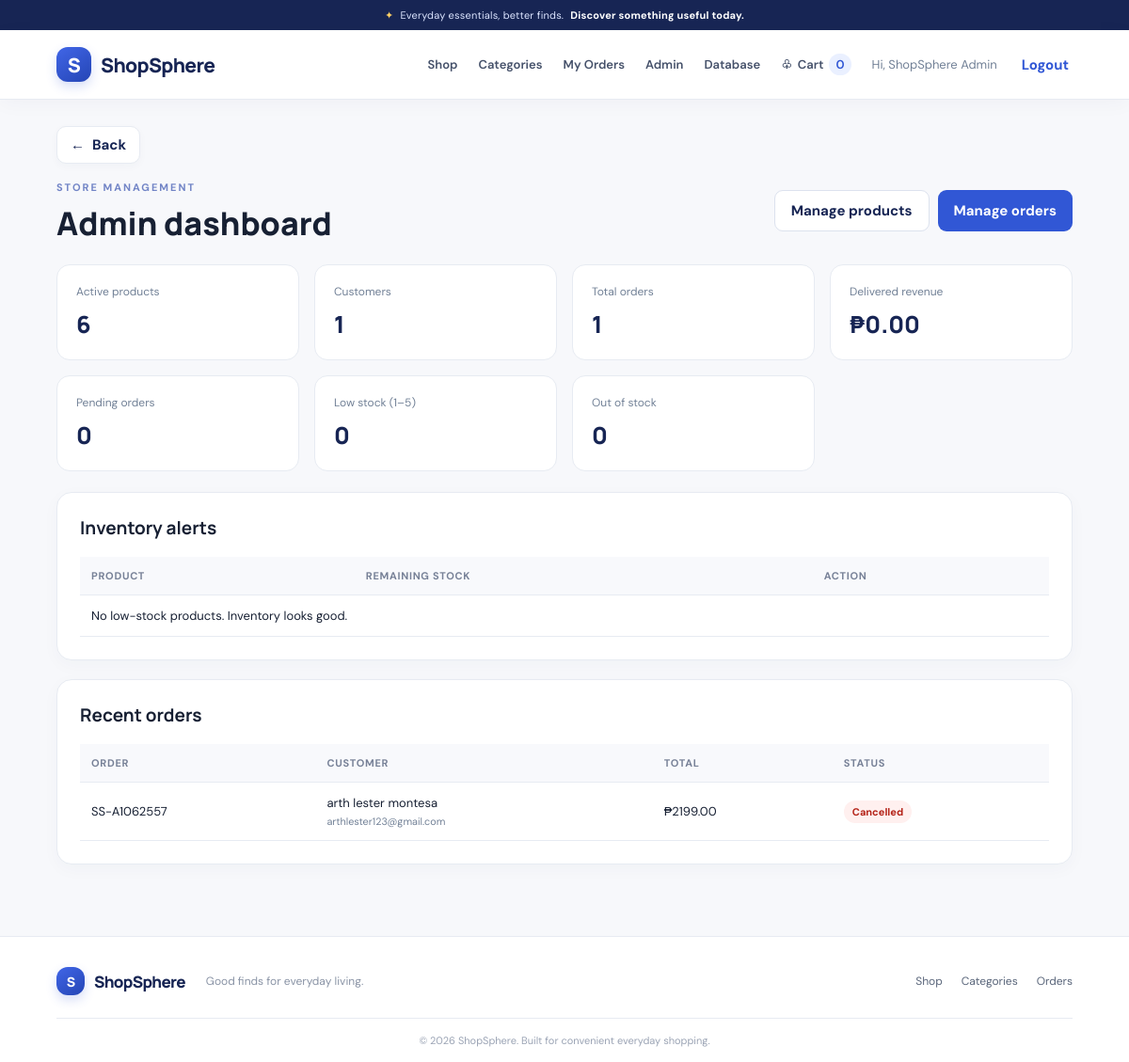
The page /admin (signed in) on the database its author committed.
### tables this page shows
CREATE TABLE orders (
            id INTEGER PRIMARY KEY AUTOINCREMENT,
            order_number TEXT NOT NULL UNIQUE,
            user_id INTEGER NOT NULL,
            total REAL NOT NULL CHECK(total >= 0),
            status TEXT NOT NULL DEFAULT 'Pending'
                CHECK(status IN ('Pending', 'Processing', 'Shipped', 'Delivered', 'Cancelled')),
            shipping_address TEXT NOT NULL,
            contact_number TEXT NOT NULL DEFAULT '',
            payment_method TEXT NOT NULL DEFAULT 'Cash on Delivery',
            created_at TEXT NOT NULL DEFAULT CURRENT_TIMESTAMP,
            FOREIGN KEY(user_id) REFERENCES users(id)
        );

CREATE TABLE users (
            id INTEGER PRIMARY KEY AUTOINCREMENT,
            full_name TEXT NOT NULL,
            email TEXT NOT NULL UNIQUE COLLATE NOCASE,
            password_hash TEXT NOT NULL,
            role TEXT NOT NULL DEFAULT 'customer'
                CHECK(role IN ('customer', 'admin')),
            created_at TEXT NOT NULL DEFAULT CURRENT_TIMESTAMP
        );

### app.py (the view)
@app.route("/admin")
@admin_required
def admin_dashboard():
    db = get_db()
    stats = {
        "products": db.execute("SELECT COUNT(*) FROM products WHERE active = 1").fetchone()[0],
        "customers": db.execute("SELECT COUNT(*) FROM users WHERE role = 'customer'").fetchone()[0],
        "orders": db.execute("SELECT COUNT(*) FROM orders").fetchone()[0],
        "revenue": db.execute("SELECT COALESCE(SUM(total), 0) FROM orders WHERE status = 'Delivered'").fetchone()[0],
        "low_stock": db.execute("SELECT COUNT(*) FROM products WHERE active = 1 AND stock BETWEEN 1 AND 5").fetchone()[0],
        "out_stock": db.execute("SELECT COUNT(*) FROM products WHERE active = 1 AND stock = 0").fetchone()[0],
        "pending": db.execute("SELECT COUNT(*) FROM orders WHERE status = 'Pending'").fetchone()[0],
    }
    low_stock_products = db.execute("SELECT id, name, stock FROM products WHERE active = 1 AND stock <= 5 ORDER BY stock ASC, name LIMIT 8").fetchall()
    recent_orders = db.execute("""
        SELECT o.*, u.full_name, u.email FROM orders o
        JOIN users u ON u.id = o.user_id ORDER BY o.id DESC LIMIT 8
    """).fetchall()
    return render_template("admin.html", stats=stats, orders=recent_orders,
                           low_stock_products=low_stock_products)

### app.py (called while the page is built)
def get_db():
    if "db" not in g:
        g.db = sqlite3.connect(DATABASE, timeout=15)
        g.db.row_factory = sqlite3.Row
        g.db.execute("PRAGMA foreign_keys = ON")
        g.db.execute("PRAGMA busy_timeout = 15000")
    return g.db

def csrf_token():
    if "_csrf_token" not in session:
        session["_csrf_token"] = secrets.token_hex(24)
    return session["_csrf_token"]

@app.before_request
def protect_post_requests():
    if request.method == "POST":
        sent = request.form.get("_csrf_token", "")
        expected = session.get("_csrf_token", "")
        if not sent or not expected or not secrets.compare_digest(sent, expected):
            abort(400, description="Your form session expired. Please go back, refresh, and try again.")

def admin_required(view):
    @wraps(view)
    def wrapped(*args, **kwargs):
        if "user_id" not in session:
            flash("Please log in as an administrator.", "warning")
            return redirect(url_for("login"))
        if session.get("role") != "admin":
            abort(403)
        return view(*args, **kwargs)
    return wrapped

@app.context_processor
def inject_globals():
    count = 0
    if session.get("user_id"):
        row = get_db().execute(
            "SELECT COALESCE(SUM(quantity), 0) FROM cart_items WHERE user_id = ?",
            (session["user_id"],)
        ).fetchone()
        count = row[0] if row else 0
    return {"cart_count": count, "current_year": datetime.now().year}

### templates/admin.html (shortened to what this page needs)
{% extends "base.html" %}
{% block content %}
<div class="page-heading admin-heading"><div><p class="eyebrow">STORE MANAGEMENT</p><h1>Admin dashboard</h1></div><div class="admin-actions"><a class="btn btn-outline" href="{{ url_for('admin_products') }}">Manage products</a><a class="btn btn-primary" href="{{ url_for('admin_orders') }}">Manage orders</a></div></div>
<div class="stats-grid"><div class="stat-card"><span>Active products</span><strong>{{ stats.products }}</strong></div><div class="stat-card"><span>Customers</span><strong>{{ stats.customers }}</strong></div><div class="stat-card"><span>Total orders</span><strong>{{ stats.orders }}</strong></div><div class="stat-card"><span>Delivered revenue</span><strong>₱{{ '%.2f'|format(stats.revenue) }}</strong></div><div class="stat-card"><span>Pending orders</span><strong>{{ stats.pending }}</strong></div><div class="stat-card"><span>Low stock (1–5)</span><strong>{{ stats.low_stock }}</strong></div><div class="stat-card"><span>Out of stock</span><strong>{{ stats.out_stock }}</strong></div></div>
<section class="panel table-wrap" style="margin:20px 0"><h2>Inventory alerts</h2><table><thead><tr><th>Product</th><th>Remaining stock</th><th>Action</th></tr></thead><tbody>{% for p in low_stock_products %}<tr><td>{{ p.name }}</td><td><strong>{{ p.stock }}</strong></td><td><a class="btn btn-outline btn-small" href="{{ url_for('product_form', product_id=p.id) }}">Update stock</a></td></tr>{% else %}<tr><td colspan="3">No low-stock products. Inventory looks good.</td></tr>{% endfor %}</tbody></table></section>
<section class="panel table-wrap"><h2>Recent orders</h2><table><thead><tr><th>Order</th><th>Customer</th><th>Total</th><th>Status</th></tr></thead><tbody>{% for o in orders %}<tr><td>{{ o.order_number }}</td><td>{{ o.full_name }}<small>{{ o.email }}</small></td><td>₱{{ '%.2f'|format(o.total) }}</td><td><span class="status status-{{ o.status|lower }}">{{ o.status }}</span></td></tr>{% else %}<tr><td colspan="4">No orders yet.</td></tr>{% endfor %}</tbody></table></section>
{% endblock %}

### static/css/style.css (style rules this page uses)
:root { --navy:#172554;--blue:#3157d5;--blue2:#2445b5;--ink:#172033;--muted:#718096;--line:#e7ebf2;--bg:#f6f8fc;--yellow:#ffd166;--green:#16845b }
* { box-sizing:border-box }
body { margin:0;background:var(--bg);color:var(--ink);font-family:'DM Sans',sans-serif;font-size:15px }
a { color:var(--blue);text-decoration:none }
.eyebrow { font-size:11px;letter-spacing:2px;font-weight:700;color:#7184c6;margin:0 0 12px }
.hero h1,.page-heading h1,.auth-card h1 { font:800 clamp(30px,4vw,48px)/1.12 Manrope;margin:0 }
.btn { display:inline-flex;align-items:center;justify-content:center;border:0;border-radius:9px;padding:11px 17px;font-weight:700;cursor:pointer;transition:.18s;text-decoration:none }
.btn-primary { background:var(--blue);color:white }
.btn-outline { background:#fff;border:1px solid #dce2ee;color:var(--navy) }
.section-head,.page-heading { display:flex;justify-content:space-between;align-items:end;gap:20px;margin:38px 0 20px }
.section-head h2,.page-heading h1 { font-family:Manrope;margin:0 }
.page-heading { margin:12px 0 25px;align-items:center }
.page-heading h1 { font-size:34px }
.panel,.summary-card,.auth-card { background:#fff;border:1px solid var(--line);border-radius:16px;padding:24px;box-shadow:0 5px 18px #24345a08 }
.summary-card h2,.panel h2 { font:700 19px Manrope;margin:0 0 18px }
.status { display:inline-block;padding:5px 9px;border-radius:20px;background:#edf1f8;color:#526078;font-size:11px;font-weight:700 }
.status-cancelled { background:#fff0ef;color:#b42318 }
.table-wrap { overflow-x:auto }
.table-wrap table { width:100%;border-collapse:collapse;min-width:650px }
.table-wrap th,.table-wrap td { text-align:left;padding:13px 12px;border-bottom:1px solid var(--line);font-size:13px }
.table-wrap th { color:#778197;background:#f8f9fc;font-size:11px;text-transform:uppercase;letter-spacing:.7px }
.table-wrap td small { display:block;color:var(--muted);margin-top:4px }
.stats-grid { display:grid;grid-template-columns:repeat(4,1fr);gap:16px;margin-bottom:22px }
.stat-card { background:#fff;border:1px solid var(--line);border-radius:14px;padding:20px }
.stat-card span { display:block;color:var(--muted);font-size:12px }
.stat-card strong { display:block;font:800 25px Manrope;color:var(--navy);margin-top:9px }
.admin-heading { align-items:center }
.admin-actions { display:flex;gap:9px }
:root { --navy:#172554;--blue:#3157d5;--blue2:#2445b5;--ink:#172033;--muted:#718096;--line:#e7ebf2;--bg:#f7f8fb;--yellow:#ffd166;--green:#16845b;--ease:cubic-bezier(.22,.8,.25,1) }
html { scroll-behavior:smooth;scroll-padding-top:105px }
body { background:#f7f8fb }

### rows shown on the page
orders: order_number "SS-A1062557", full_name "arth lester montesa", email "arthlester123@gmail.com", total "2199.00", status "Cancelled"

### other values the page prints
{{ cart_count }} "0"
{{ session.get('full_name', 'User') }} "ShopSphere Admin"
{{ stats.products }} "6"
{{ stats.customers }} "1"
{{ stats.orders }} "1"
{{ '%.2f'|format(stats.revenue) }} "0.00"
{{ stats.pending }} "0"
{{ stats.low_stock }} "0"
{{ stats.out_stock }} "0"
